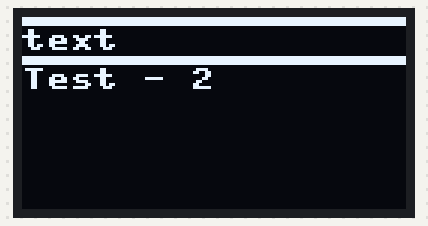
A program run on a simulated MicroPython board. Shown: 128×64 one-colour display. Library files of the repository ran but are not shown: ssd1306.py.

Above: at 1.1 s.
At 2.1 s:
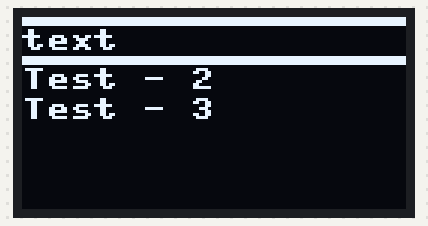
At 3.2 s:
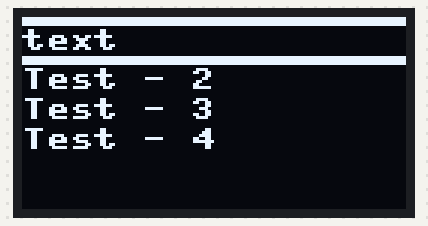
At 4.2 s:
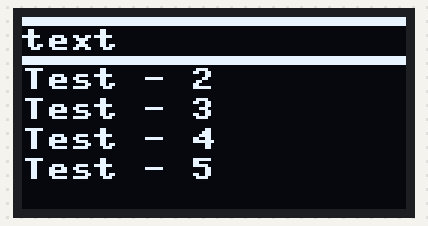
At 5.2 s:
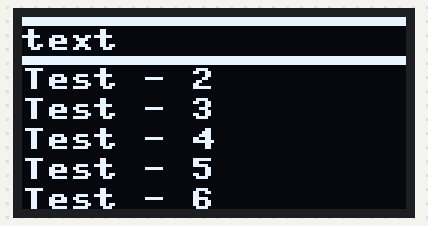

The program:

main.py
```python
import machine
from time import sleep
from ssd1306 import SSD1306_I2C

i2c = machine.I2C(sda=machine.Pin(21), scl=machine.Pin(22))

oled = SSD1306_I2C(128, 64, i2c)

def header_text(text):
    LINES_IN = [0,1,2,13,14,15]
    for line in LINES_IN:
        oled.hline(0, line, 128)
    oled.print(text, 0, 7)


header_text("text")
#oled.hline(0, 15, 128)
i = 2
while True:
    sleep(1)
    oled.print(f'Test - {i}', 0, int(f"{i}0"))
    i = i + 1
    oled.show()
```

Measured:
- what the display in image 0 shows lasts 1.0 s, from 1.1 s to 2.1 s
